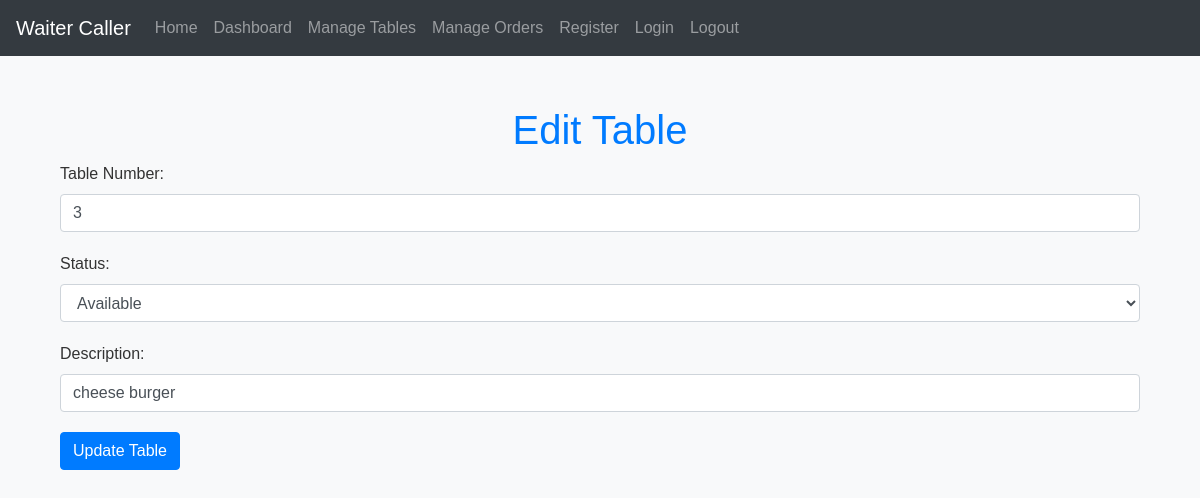
The page /edit_table/1 on the database as committed earlier.
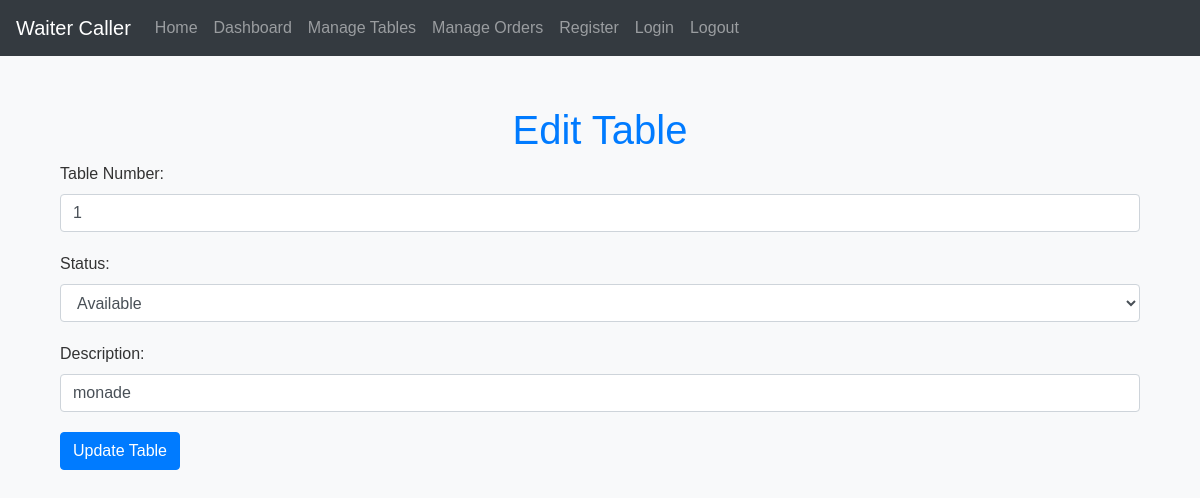
The same page on the database as committed later.
### models.py (models this page shows)
class Table(db.Model):
    id = db.Column(db.Integer, primary_key=True)
    number = db.Column(db.Integer, unique=True, nullable=False)
    status = db.Column(db.String(20), nullable=False)

### app.py (the view, shortened to what this page needs)
@app.route('/edit_table/<int:table_id>', methods=['GET', 'POST'])
def edit_table(table_id):
    table = Table.query.get_or_404(table_id)
    return render_template('edit_table.html', table=table)

### templates/edit_table.html (shortened to what this page needs)
{% extends 'base.html' %}
{% block content %}
<div class="container mt-5">
    <h1 class="text-center">Edit Table</h1>
    <form method="POST" action="{{ url_for('edit_table', table_id=table.id) }}">
        <div class="form-group">
            <label for="table_number">Table Number:</label>
            <input type="number" class="form-control" id="table_number" name="table_number" value="{{ table.table_number }}" required>
        </div>
        <div class="form-group">
            <label for="status">Status:</label>
            <select class="form-control" id="status" name="status" required>
                <option value="Available" {% if table.status == 'Available' %}selected{% endif %}>Available</option>
            </select>
        </div>
        <div class="form-group">
            <label for="description">Description:</label>
            <input type="text" class="form-control" id="description" name="description" value="{{ table.description }}">
        </div>
        <button type="submit" class="btn btn-primary">Update Table</button>
    </form>
</div>
{% endblock %}

Rows that differ between the two databases and show on the page:
changed Table "Available": table_number "3" → "1"; description "cheese burger" → "monade"
